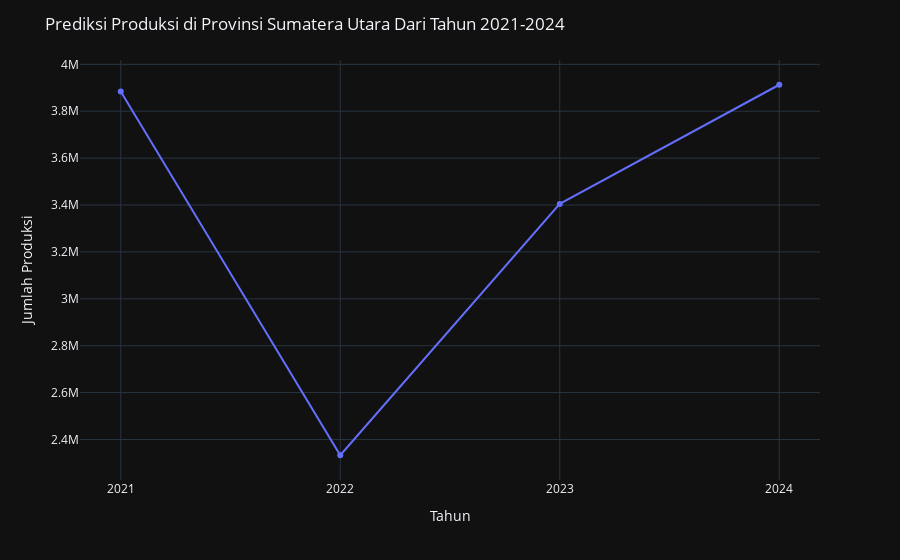

The cell this chart's notebook holds for it:
### Code cell
fig = px.line(x=['2021','2022','2023','2024'], y = hasil['Sumatera Utara'].T[0], template='plotly_dark', markers=True)
fig.update_layout(title=f'Prediksi Produksi di Provinsi Sumatera Utara Dari Tahun 2021-2024',
           xaxis_title='Tahun',
           yaxis_title='Jumlah Produksi')

### Figure 1 — Plotly figure (JSON) as saved in the notebook; plotly's stock layout.template omitted (floating-point values rounded to 4 significant figures)
{"data": [{"hovertemplate": "x=%{x}<br>y=%{y}<extra></extra>", "legendgroup": "", "line": {"color": "#636efa", "dash": "solid"}, "marker": {"symbol": "circle"}, "mode": "markers+lines", "name": "", "orientation": "v", "showlegend": false, "type": "scatter", "x": ["2021", "2022", "2023", "2024"], "xaxis": "x", "y": [3884000.0, 2333000.0, 3405000.0, 3913000.0], "yaxis": "y"}], "layout": {"autosize": true, "legend": {"tracegroupgap": 0}, "margin": {"t": 60}, "title": {"text": "Prediksi Produksi di Provinsi Sumatera Utara Dari Tahun 2021-2024"}, "xaxis": {"anchor": "y", "autorange": true, "domain": [0, 1], "range": [-0.1842, 3.184], "title": {"text": "Tahun"}, "type": "category"}, "yaxis": {"anchor": "x", "autorange": true, "domain": [0, 1], "range": [2221000.0, 4025000.0], "title": {"text": "Jumlah Produksi"}, "type": "linear"}}}
